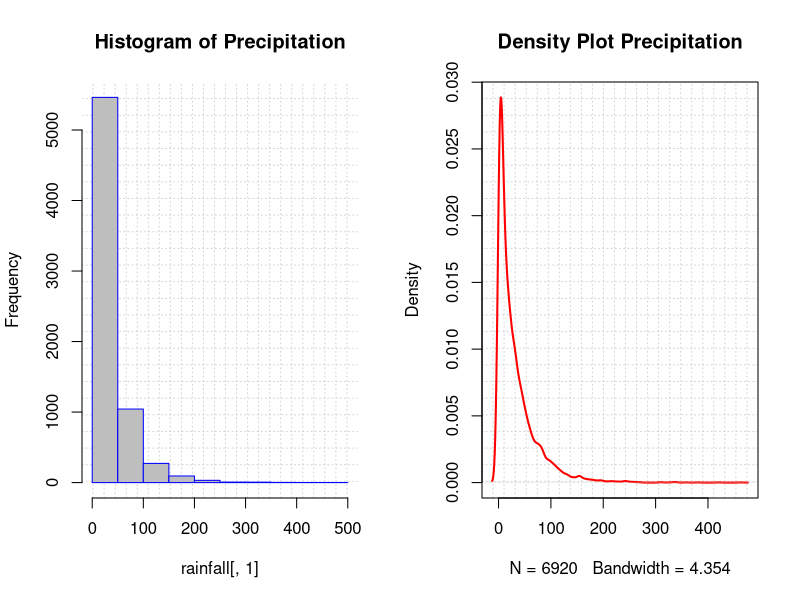
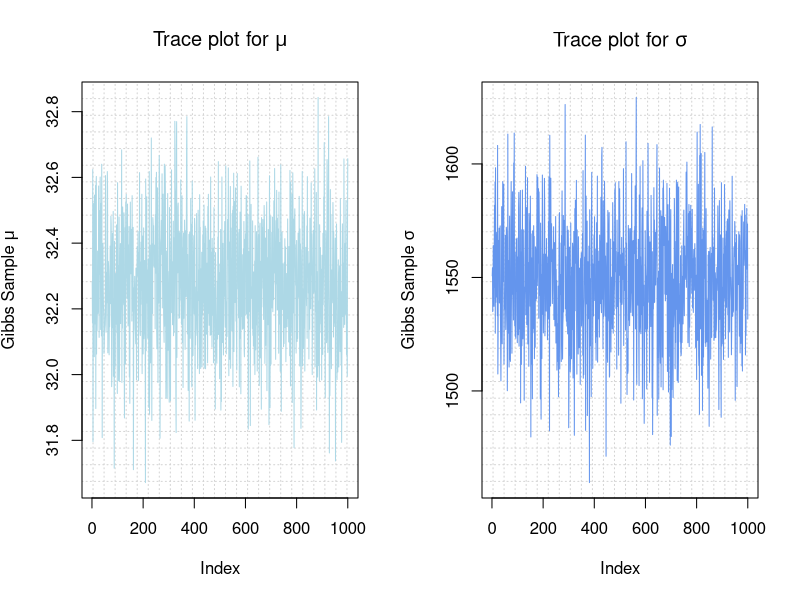
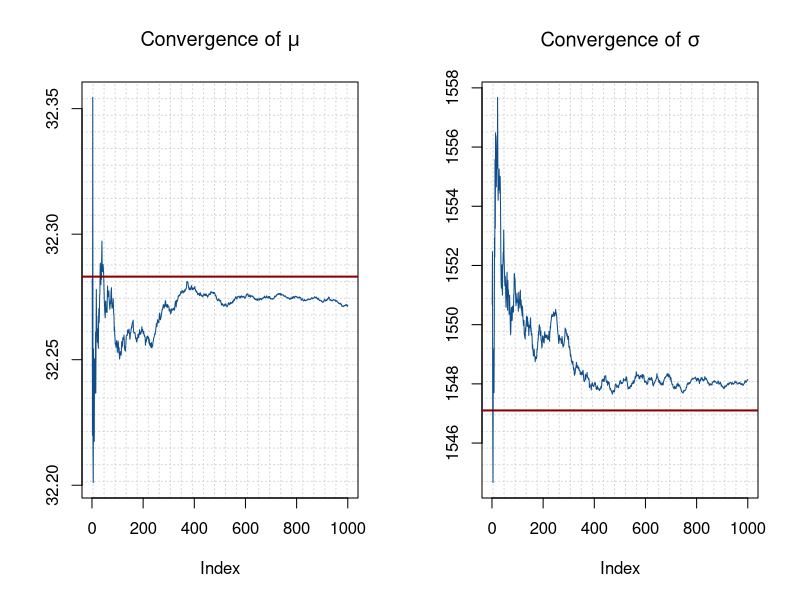
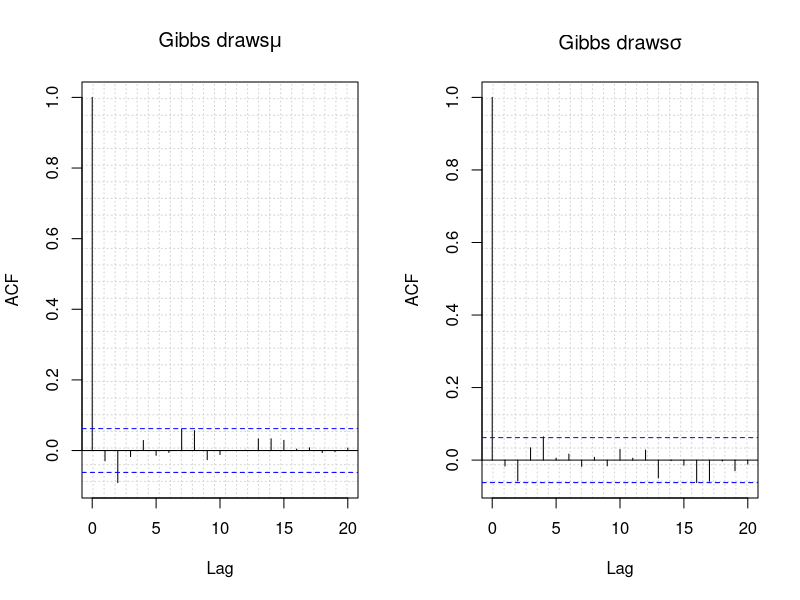
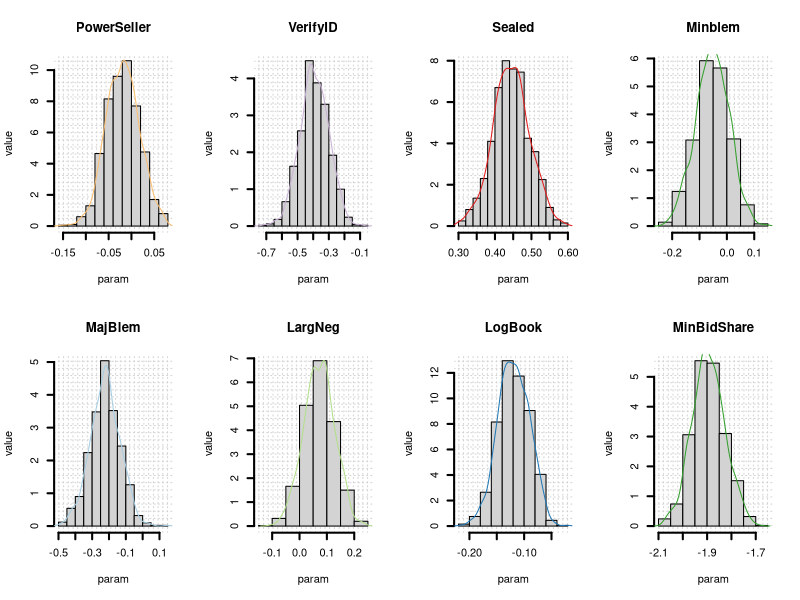
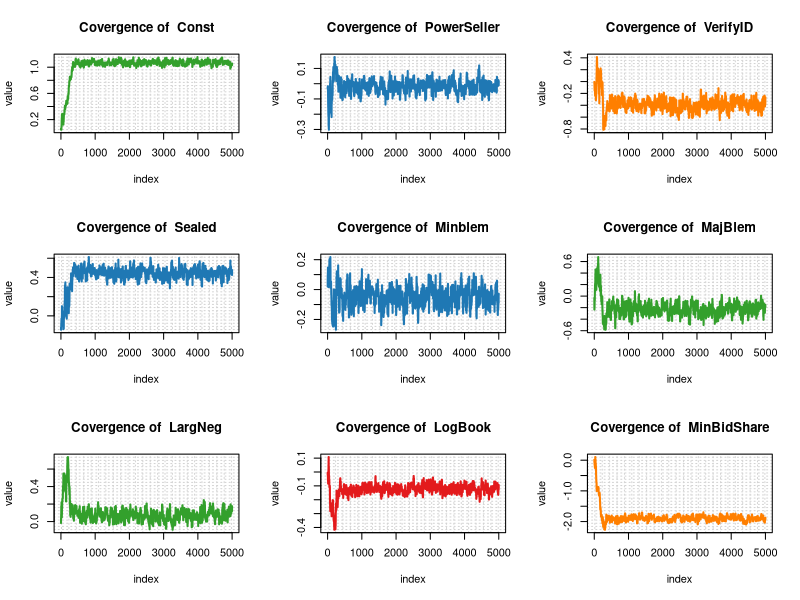
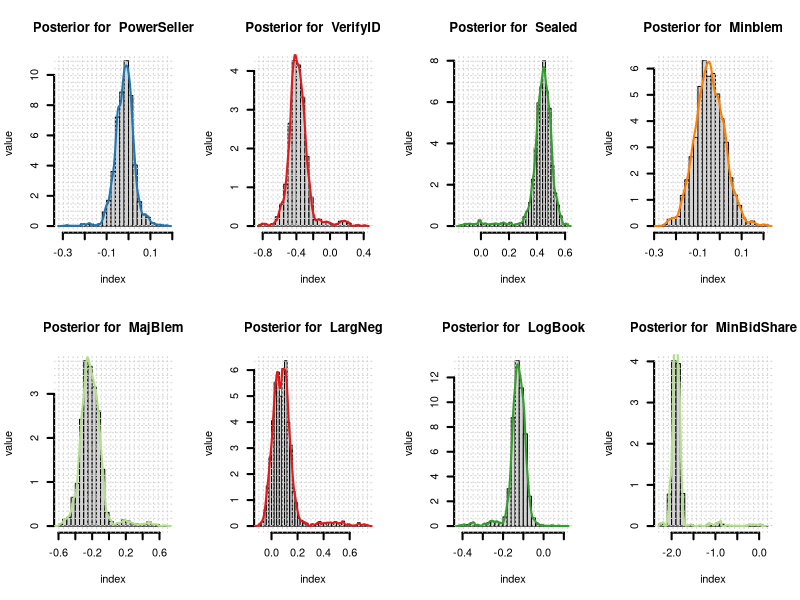

The R script that drew these images, in order:
## ---- chunk 1
#  i) 
# read data 
rainfall<-read.table('rainfall.dat',head=F)

par(mfrow=c(1,2))
hist(rainfall[,1],col="gray",border="blue",
     main="Histogram of Precipitation",panel.first=grid(25,25))
plot(density(rainfall[,1]),col="red",
     main="Density Plot Precipitation",
     lwd=2,panel.first=grid(25,25))

## ---- chunk 2
# inverse chi-sqare function
rInvChi2<-function(v0,sigma_sq0){
  # returns one sample from Inv-chi square for given (df,sigma)
  inverse.chi<-(v0*sigma_sq0)/rchisq(1,v0)
  return(inverse.chi)
}
# Gibbs sampler function
GibbsSampler<-function(nIter,mu0,tau0_squared,Sigma0_squared,v0,y){
  n=length(y) 
  muPost<-rep(0,nIter) # posterior mu 
  SigmaPost<-rep(0,nIter) # posterior sigma
  #ySample<-rep(0,nIter)
  
  numerator= ( n/Sigma0_squared )+( 1/tau0_squared)
  w=(n/Sigma0_squared)/numerator
  mu_n=w*mean(y)+(1-w)*mu0
  tau_n_squared=1/numerator
  # filling the posterior vectors
  for (i in 1:nIter){
  
    muPost[i]<-rnorm(n = 1,mean = mu_n,sd = tau_n_squared)
    SigmaPost[i]<-rInvChi2(v0+n, (v0*Sigma0_squared+sum( (y-muPost[i])^2)) / (v0+n) )
    #ySample[i]<-rnorm(n=1,muPost[i],SigmaPost[i])
  }
  
  return(list('muPost'=muPost,'SigmaPost'=SigmaPost)) #,'samplePost'=ySample))
  
}
# setting priors
mu0=mean(rainfall[,1])
tau0=1
v0=1
Sigma2=var(rainfall[,1])
# take sample
gibbs_sample=GibbsSampler(1000,mu0,tau0,Sigma2,v0,rainfall[,1] )

## ---- chunk 3
par(mfrow=c(1,2))
plot(gibbs_sample$muPost,type = "l",main = expression(paste("Trace plot for ", mu)),
     col="lightblue",ylab=expression(paste("Gibbs Sample ",mu)),
     panel.first = grid(25,25))
plot(gibbs_sample$SigmaPost,type = 'l',
     main = expression(paste("Trace plot for ",sigma)),
     col="cornflowerblue",ylab=expression(paste("Gibbs Sample ",sigma)),
     panel.first = grid(25,25))
## ---- chunk 4
library(dplyr)
par(mfrow=c(1,2))
plot(cummean(gibbs_sample$muPost),type="l",col="dodgerblue4",
     main=expression(paste("Convergence of ",mu)),ylab = " ",
     panel.first = grid(25,25))
abline(h=mean(rainfall[,1]),col="darkred",lwd=2)

plot(cummean(gibbs_sample$SigmaPost),type="l",col="dodgerblue4",
     main = expression(paste("Convergence of ",sigma)),ylab=" ",
     panel.first = grid(25,25))
abline(h=var(rainfall[,1]),col="darkred",lwd=2)

## ---- chunk 5

par(mfrow=c(1,2))
acf(gibbs_sample$muPost, main=expression(paste('Gibbs draws',mu)),
    lag.max = 20,panel.first = grid(25,25))
acf(gibbs_sample$SigmaPost, main= expression(paste('Gibbs draws',sigma)), 
    lag.max = 20,panel.first = grid(25,25))
## ---- chunk 6
# a)
# read data
ebay_data=read.table('eBayNumberOfBidderData.dat',head=T)
#dim(ebay_data)
# fit glm model
glmModel <-glm(nBids ~ 0 + ., data = ebay_data, family = poisson(link = "log"))

# create a boolen for the significant coefficients a=0.05
coeffs_toselect<-summary(glmModel)$coefficients[-1,4]<0.05
# select sig. variables
sign_coeffs<- names(coeffs_toselect)[coeffs_toselect == TRUE] 

cat('The significant coefficients are :',sign_coeffs)


## ---- chunk 7
# b)

library("mvtnorm")
# Data from the read.table function is a data frame. Let's convert y and X to vector and matrix.
y <- as.vector(ebay_data[,which(names(ebay_data)=="nBids")]);length(y) # response variable
X <- as.matrix(ebay_data[,-which(names(ebay_data)=='nBids')]);dim(X) # covariates
covNames <- names(X) 
nPara <- dim(X)[2]; # number of covariates
# setting priors
tau <- 10;  
Sigma <- tau^2*solve(t(X)%*%X);
# LOgposterior function
LogPostPoison <- function(betaVect,y,X,Sigma){
  
  nPara <- length(betaVect);
  linPred <- X%*%betaVect;
  
  # evaluating the log-likelihood                                    
  logLik <- sum( linPred*y -exp(linPred) );
  if (abs(logLik) == Inf) logLik = -20000; # Likelihood is not finite, stear the optimizer away from here!
  
  # evaluating the prior
  logPrior <- dmvnorm(betaVect, matrix(0,nPara,1), Sigma, log=TRUE);

  # add the log prior and log-likelihood together to get log posterior
  return(logLik + logPrior)
}
# initial value
initVal <- as.vector(rep(0,dim(X)[2])); 
# use optim to minimize
OptimResults<-optim(initVal,LogPostPoison,gr=NULL,y,X,Sigma,method=c("BFGS"),control=list(fnscale=-1),hessian=TRUE)

# Printing the results to the screen
postMode <- OptimResults$par
#  Posterior covariance matrix is -inv(Hessian)
postCov <- -solve(OptimResults$hessian) 
# Naming the coefficient by covariates
names(postMode) <- covNames
# Computing approximate standard deviations.
approxPostStd <- sqrt(diag(postCov)) 
# Naming the coefficient by covariates
names(approxPostStd) <- covNames 

cat('The posterior mode is:')
cat("\n")
postMode
cat("------------------------------------------------")
cat("\n")
cat('The approximate posterior standard deviation is:')
cat("\n")
approxPostStd

## ---- chunk 8
library(MASS)
require(RColorBrewer)
# create pallete for sampling
pal<-brewer.pal(9, "Paired")
# take sample 
samp<-mvrnorm(1000,postMode,postCov)

par(mfrow=c(2,4))
for(i in 2:9){
  hist(samp[,i],freq=F,
       main=paste(colnames(X)[i]),
       xlab='param',ylab='value',lwd=2,panel.first = grid(25,25))
  lines(density(samp[,i]),col =sample(pal,1))
}


## ---- chunk 9
#  c)

library(mvtnorm)
# Metropolis Sampling function
RWMSampler<-function(logPostFunc,n.sim,cx,betaVect,SigmaP,...){
  # initial sample
  initSample=mvrnorm(n = 1,betaVect,SigmaP)
  # matrix to store the samples
  mat_betas<-matrix(nrow=n.sim,ncol=length(initSample))
  # store the initial sample to matrix
  mat_betas[1,]<-initSample
  for(i in 2:n.sim){
    # proposal sample 
    propSample<-as.vector( mvrnorm(n=1,mat_betas[i-1,],cx*SigmaP) )
    # calculate the approval ratio
    r=exp( logPostFunc(propSample,...)-logPostFunc(as.vector(mat_betas[i-1,]),...) )
    # check the acceptance condition
    if( runif(1)<min(1,r) ){
      mat_betas[i,]<-propSample
    }else{
      mat_betas[i,]<-mat_betas[i-1,]
    }
    
  }
  return(mat_betas)
  
}
# setting the input 
betaVect=as.vector(rep(0,dim(X)[2])); y=y; X=X; SigmaP=postCov; n.sim=5000; cx=0.5
res<-RWMSampler(LogPostPoison,n.sim,cx,betaVect,SigmaP,y,X,Sigma) # sample from Metropolis
## ---- chunk 10
par(mfrow=c(3,3))
for(i in 1:9){
  plot(res[,i],type="l",
       main=paste('Covergence of ',colnames(X)[i]),
       col =sample(pal,1),
       xlab='index',ylab='value',lwd=2,panel.first = grid(25,25))
}

## ---- chunk 11
par(mfrow=c(2,4))
for(i in 2:9){
  hist(res[,i],freq=F,breaks=30,
       main=paste('Posterior for ',colnames(X)[i]),
       xlab='index',ylab='value',lwd=2)
  lines(density(res[,i]),col =sample(pal,1),lwd=2,panel.first = grid(25,25))
}

